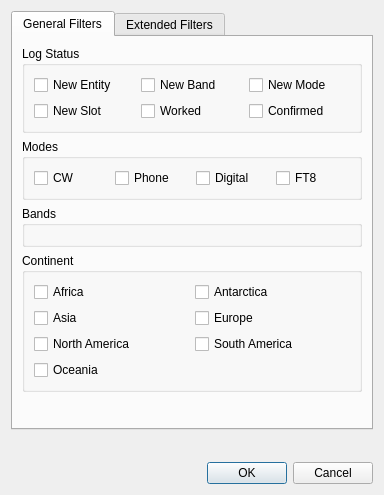
<?xml version="1.0" encoding="UTF-8"?>
<ui version="4.0">
 <class>DxFilterDialog</class>
 <widget class="QDialog" name="DxFilterDialog">
  <property name="geometry">
   <rect>
    <x>0</x>
    <y>0</y>
    <width>384</width>
    <height>495</height>
   </rect>
  </property>
  <property name="sizePolicy">
   <sizepolicy hsizetype="Expanding" vsizetype="Expanding">
    <horstretch>0</horstretch>
    <verstretch>0</verstretch>
   </sizepolicy>
  </property>
  <property name="windowTitle">
   <string>DX Cluster Filters</string>
  </property>
  <property name="modal">
   <bool>true</bool>
  </property>
  <layout class="QVBoxLayout" name="verticalLayout">
   <item>
    <widget class="QTabWidget" name="tabWidget">
     <property name="currentIndex">
      <number>0</number>
     </property>
     <widget class="QWidget" name="general_filters">
      <property name="sizePolicy">
       <sizepolicy hsizetype="Expanding" vsizetype="Expanding">
        <horstretch>0</horstretch>
        <verstretch>0</verstretch>
       </sizepolicy>
      </property>
      <attribute name="title">
       <string>General Filters</string>
      </attribute>
      <layout class="QGridLayout" name="gridLayout">
       <item row="2" column="0">
        <widget class="QGroupBox" name="bands">
         <property name="title">
          <string>Bands</string>
         </property>
         <layout class="QVBoxLayout" name="verticalLayout_6">
          <item>
           <layout class="QGridLayout" name="band_group"/>
          </item>
         </layout>
        </widget>
       </item>
       <item row="4" column="0">
        <spacer name="verticalSpacer">
         <property name="orientation">
          <enum>Qt::Orientation::Vertical</enum>
         </property>
         <property name="sizeHint" stdset="0">
          <size>
           <width>20</width>
           <height>40</height>
          </size>
         </property>
        </spacer>
       </item>
       <item row="1" column="0">
        <widget class="QGroupBox" name="modes">
         <property name="sizePolicy">
          <sizepolicy hsizetype="Expanding" vsizetype="Minimum">
           <horstretch>0</horstretch>
           <verstretch>0</verstretch>
          </sizepolicy>
         </property>
         <property name="maximumSize">
          <size>
           <width>701</width>
           <height>356</height>
          </size>
         </property>
         <property name="title">
          <string>Modes</string>
         </property>
         <layout class="QVBoxLayout" name="verticalLayout_2">
          <item>
           <layout class="QGridLayout" name="modes_group">
            <property name="horizontalSpacing">
             <number>7</number>
            </property>
            <item row="0" column="1">
             <widget class="QCheckBox" name="phonecheckbox">
              <property name="sizePolicy">
               <sizepolicy hsizetype="Expanding" vsizetype="Preferred">
                <horstretch>0</horstretch>
                <verstretch>0</verstretch>
               </sizepolicy>
              </property>
              <property name="text">
               <string>Phone</string>
              </property>
             </widget>
            </item>
            <item row="0" column="0">
             <widget class="QCheckBox" name="cwcheckbox">
              <property name="sizePolicy">
               <sizepolicy hsizetype="Expanding" vsizetype="Preferred">
                <horstretch>0</horstretch>
                <verstretch>0</verstretch>
               </sizepolicy>
              </property>
              <property name="text">
               <string>CW</string>
              </property>
             </widget>
            </item>
            <item row="0" column="2">
             <widget class="QCheckBox" name="digitalcheckbox">
              <property name="sizePolicy">
               <sizepolicy hsizetype="Expanding" vsizetype="Preferred">
                <horstretch>0</horstretch>
                <verstretch>0</verstretch>
               </sizepolicy>
              </property>
              <property name="text">
               <string>Digital</string>
              </property>
             </widget>
            </item>
            <item row="0" column="3">
             <widget class="QCheckBox" name="ft8checkbox">
              <property name="sizePolicy">
               <sizepolicy hsizetype="Expanding" vsizetype="Preferred">
                <horstretch>0</horstretch>
                <verstretch>0</verstretch>
               </sizepolicy>
              </property>
              <property name="text">
               <string>FT8</string>
              </property>
             </widget>
            </item>
           </layout>
          </item>
         </layout>
        </widget>
       </item>
       <item row="3" column="0">
        <widget class="QGroupBox" name="continent">
         <property name="title">
          <string>Continent</string>
         </property>
         <layout class="QVBoxLayout" name="verticalLayout_3">
          <item>
           <layout class="QGridLayout" name="cont_group">
            <item row="2" column="0">
             <widget class="QCheckBox" name="nacheckbox">
              <property name="text">
               <string>North America</string>
              </property>
             </widget>
            </item>
            <item row="0" column="0">
             <widget class="QCheckBox" name="afcheckbox">
              <property name="text">
               <string>Africa</string>
              </property>
             </widget>
            </item>
            <item row="0" column="1">
             <widget class="QCheckBox" name="ancheckbox">
              <property name="text">
               <string>Antarctica</string>
              </property>
             </widget>
            </item>
            <item row="2" column="1">
             <widget class="QCheckBox" name="sacheckbox">
              <property name="text">
               <string>South America</string>
              </property>
             </widget>
            </item>
            <item row="1" column="0">
             <widget class="QCheckBox" name="ascheckbox">
              <property name="text">
               <string>Asia</string>
              </property>
             </widget>
            </item>
            <item row="1" column="1">
             <widget class="QCheckBox" name="eucheckbox">
              <property name="text">
               <string>Europe</string>
              </property>
             </widget>
            </item>
            <item row="3" column="0">
             <widget class="QCheckBox" name="occheckbox">
              <property name="text">
               <string>Oceania</string>
              </property>
             </widget>
            </item>
           </layout>
          </item>
         </layout>
        </widget>
       </item>
       <item row="0" column="0">
        <widget class="QGroupBox" name="groupBox">
         <property name="title">
          <string>Log Status</string>
         </property>
         <layout class="QVBoxLayout" name="verticalLayout_7">
          <item>
           <layout class="QGridLayout" name="status_group">
            <item row="0" column="2">
             <widget class="QCheckBox" name="newModecheckbox">
              <property name="text">
               <string>New Mode</string>
              </property>
             </widget>
            </item>
            <item row="0" column="0">
             <widget class="QCheckBox" name="newEntitycheckbox">
              <property name="text">
               <string>New Entity</string>
              </property>
             </widget>
            </item>
            <item row="0" column="1">
             <widget class="QCheckBox" name="newBandcheckbox">
              <property name="text">
               <string>New Band</string>
              </property>
             </widget>
            </item>
            <item row="1" column="0">
             <widget class="QCheckBox" name="newSlotcheckbox">
              <property name="text">
               <string>New Slot</string>
              </property>
             </widget>
            </item>
            <item row="1" column="1">
             <widget class="QCheckBox" name="workedcheckbox">
              <property name="text">
               <string>Worked</string>
              </property>
             </widget>
            </item>
            <item row="1" column="2">
             <widget class="QCheckBox" name="confirmedcheckbox">
              <property name="text">
               <string>Confirmed</string>
              </property>
             </widget>
            </item>
           </layout>
          </item>
         </layout>
        </widget>
       </item>
      </layout>
     </widget>
     <widget class="QWidget" name="extended_filters">
      <attribute name="title">
       <string>Extended Filters</string>
      </attribute>
      <layout class="QVBoxLayout" name="verticalLayout_5">
       <item>
        <widget class="QGroupBox" name="cont_group_spotter_2">
         <property name="title">
          <string>Spotter Continent</string>
         </property>
         <layout class="QVBoxLayout" name="verticalLayout_4">
          <item>
           <layout class="QGridLayout" name="cont_group_spotter">
            <item row="2" column="0">
             <widget class="QCheckBox" name="nacheckbox_spotter">
              <property name="text">
               <string>North America</string>
              </property>
             </widget>
            </item>
            <item row="0" column="0">
             <widget class="QCheckBox" name="afcheckbox_spotter">
              <property name="text">
               <string>Africa</string>
              </property>
             </widget>
            </item>
            <item row="0" column="1">
             <widget class="QCheckBox" name="ancheckbox_spotter">
              <property name="text">
               <string>Antarctica</string>
              </property>
             </widget>
            </item>
            <item row="2" column="1">
             <widget class="QCheckBox" name="sacheckbox_spotter">
              <property name="text">
               <string>South America</string>
              </property>
             </widget>
            </item>
            <item row="1" column="0">
             <widget class="QCheckBox" name="ascheckbox_spotter">
              <property name="text">
               <string>Asia</string>
              </property>
             </widget>
            </item>
            <item row="1" column="1">
             <widget class="QCheckBox" name="eucheckbox_spotter">
              <property name="text">
               <string>Europe</string>
              </property>
             </widget>
            </item>
            <item row="3" column="0">
             <widget class="QCheckBox" name="occheckbox_spotter">
              <property name="text">
               <string>Oceania</string>
              </property>
             </widget>
            </item>
           </layout>
          </item>
         </layout>
        </widget>
       </item>
       <item>
        <widget class="QGroupBox" name="groupBox_2">
         <property name="title">
          <string>Others</string>
         </property>
         <layout class="QVBoxLayout" name="verticalLayout_8">
          <item>
           <layout class="QHBoxLayout" name="horizontalLayout">
            <item>
             <widget class="QCheckBox" name="deduplicationcheckbox">
              <property name="toolTip">
               <string>Spots Deduplication</string>
              </property>
              <property name="text">
               <string>Spots Dedup</string>
              </property>
             </widget>
            </item>
           </layout>
          </item>
          <item>
           <layout class="QHBoxLayout" name="horizontalLayout_3">
            <item>
             <widget class="QLabel" name="label">
              <property name="text">
               <string>Time Difference (secs)</string>
              </property>
             </widget>
            </item>
            <item>
             <widget class="QSpinBox" name="time_spinBox_dupe">
              <property name="maximum">
               <number>9999</number>
              </property>
              <property name="value">
               <number>360</number>
              </property>
             </widget>
            </item>
           </layout>
          </item>
          <item>
           <layout class="QHBoxLayout" name="horizontalLayout_4">
            <item>
             <widget class="QLabel" name="label_2">
              <property name="text">
               <string>Frequency +/- khz</string>
              </property>
             </widget>
            </item>
            <item>
             <widget class="QSpinBox" name="freq_spinBox_dupe">
              <property name="maximum">
               <number>100</number>
              </property>
              <property name="value">
               <number>5</number>
              </property>
             </widget>
            </item>
           </layout>
          </item>
         </layout>
        </widget>
       </item>
       <item>
        <widget class="QGroupBox" name="memberGroupBox">
         <property name="title">
          <string>Member</string>
         </property>
         <property name="checkable">
          <bool>true</bool>
         </property>
         <layout class="QVBoxLayout" name="verticalLayout_9">
          <item>
           <layout class="QGridLayout" name="dxMemberGrid"/>
          </item>
         </layout>
        </widget>
       </item>
      </layout>
     </widget>
    </widget>
   </item>
   <item>
    <spacer name="verticalSpacer_2">
     <property name="orientation">
      <enum>Qt::Orientation::Vertical</enum>
     </property>
     <property name="sizeHint" stdset="0">
      <size>
       <width>20</width>
       <height>40</height>
      </size>
     </property>
    </spacer>
   </item>
   <item>
    <layout class="QHBoxLayout" name="horizontalLayout_2">
     <item>
      <widget class="QDialogButtonBox" name="buttonBox">
       <property name="sizePolicy">
        <sizepolicy hsizetype="Expanding" vsizetype="Fixed">
         <horstretch>0</horstretch>
         <verstretch>0</verstretch>
        </sizepolicy>
       </property>
       <property name="orientation">
        <enum>Qt::Orientation::Horizontal</enum>
       </property>
       <property name="standardButtons">
        <set>QDialogButtonBox::StandardButton::Cancel|QDialogButtonBox::StandardButton::Ok</set>
       </property>
      </widget>
     </item>
    </layout>
   </item>
  </layout>
 </widget>
 <resources/>
 <connections>
  <connection>
   <sender>buttonBox</sender>
   <signal>accepted()</signal>
   <receiver>DxFilterDialog</receiver>
   <slot>accept()</slot>
   <hints>
    <hint type="sourcelabel">
     <x>248</x>
     <y>254</y>
    </hint>
    <hint type="destinationlabel">
     <x>157</x>
     <y>274</y>
    </hint>
   </hints>
  </connection>
  <connection>
   <sender>buttonBox</sender>
   <signal>rejected()</signal>
   <receiver>DxFilterDialog</receiver>
   <slot>reject()</slot>
   <hints>
    <hint type="sourcelabel">
     <x>316</x>
     <y>260</y>
    </hint>
    <hint type="destinationlabel">
     <x>286</x>
     <y>274</y>
    </hint>
   </hints>
  </connection>
 </connections>
</ui>
